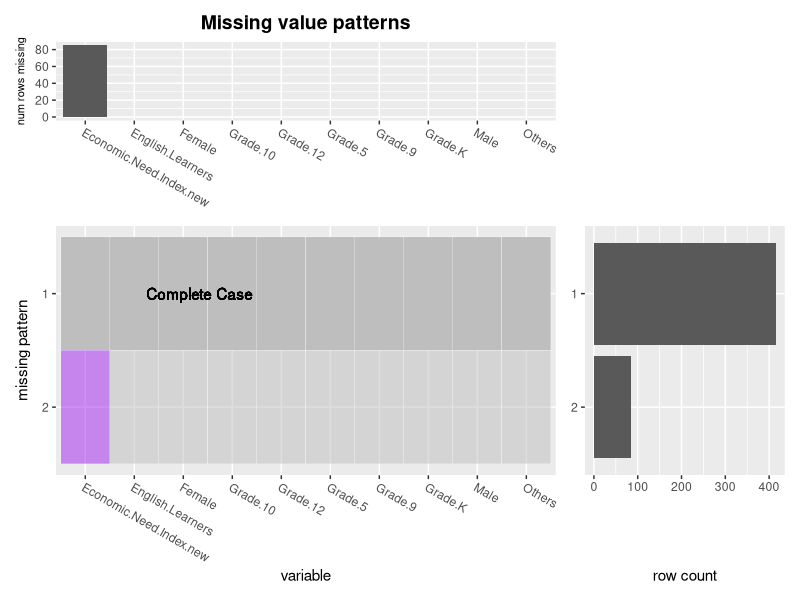
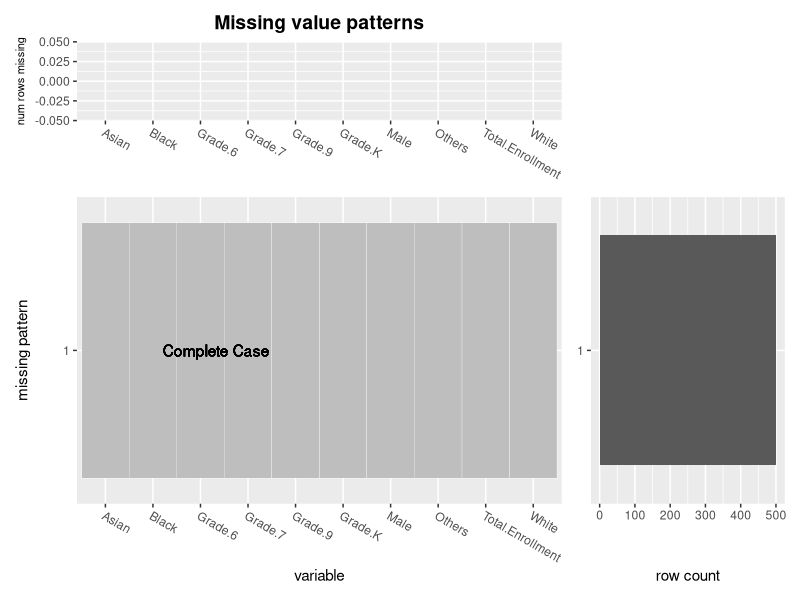
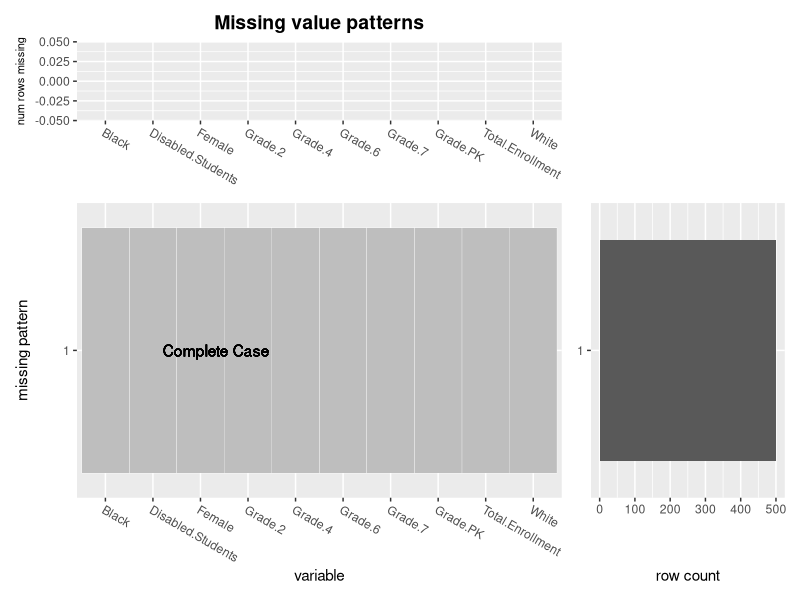

These figures' R source, in order:
## ---- chunk 1
library(knitr)
library(ggplot2)
library(tidyverse)
library(dplyr)
library(patchwork)
library(knitr)
library(stringr)
school <- read.csv("School.csv")
## ---- chunk 2
#Check if there are any NA values in the dataset
school <- school %>%
  group_by(School.Name) %>%
  mutate(count = n()) %>%
  filter(count == 5) %>%
  select(-count) %>%
  ungroup() %>%
  mutate(location = case_when(
    str_detect(DBN, "K") == TRUE ~ "Brooklyn",
    str_detect(DBN,"X") == TRUE ~ "Bronx",
    str_detect(DBN,"Q") == TRUE ~ "Queens",
    str_detect(DBN,"M") == TRUE ~ "Manhattan",
    str_detect(DBN,"R") == TRUE ~ "Staten Island",
  )) %>%
  rename(Grade.PK =Grade.PK..Half.Day...Full.Day. ) %>%
  mutate(is_preschool = case_when(
    Grade.PK > 0 ~ 1,
    T ~ 0
  )) %>% 
  mutate(is_elementary = case_when(
    Grade.K == 0 & Grade.1 == 0 & Grade.2 == 0 &
      Grade.3 == 0 & Grade.4 == 0 & Grade.5 == 0 ~ 0,
    T ~ 1
  )) %>% 
  mutate(is_middle = case_when(
    Grade.6 == 0 & Grade.7 == 0 & Grade.8 == 0 ~ 0,
    T ~ 1
  )) %>% 
  mutate(is_high = case_when(
    Grade.9 == 0 & Grade.10 == 0 & Grade.11 == 0 & Grade.12 == 0 ~ 0,
    T ~ 1
  ))

#write_csv(school, "school_cleaned.csv")
## ---- chunk 3
missing_check <- school %>%
  select(-c(DBN, X..Female.1, X..Male.1, X..Asian.1, X..Black.1, X..Hispanic.1,
            X..Multiple.Race.Categories.Not.Represented.1, X..White.1,
            X..Students.with.Disabilities.1, X..English.Language.Learners.1,
            X..Poverty.1, is_preschool, is_elementary, is_middle, is_high)) %>%
  select_if(is.numeric) %>%
  rename(Female = X..Female, Male = X..Male, Asian = X..Asian, Black = X..Black,
         Hispanic = X..Hispanic, Others = X..Multiple.Race.Categories.Not.Represented,
         White = X..White, Disabled.Students = X..Students.with.Disabilities,
         English.Learners = X..English.Language.Learners, Poverty = X..Poverty)

Names <- colnames(missing_check)
# Names[16:25] <- c("Female", "Male", "Asian", "Black",
#                   "Hispanic", "Others", "White", "Disabled.Students",
#                   "English.Learners", "Poverty")
missing <- unlist(NULL)
for(i in Names){
  temp <- missing_check[,i]
  miss <- sum(is.na(temp))
  missing <- as.logical(c(missing, miss))
}

print(paste0("After looping over all numerical variables, there's ", sum(missing), " NA values"))
## ---- chunk 4
inconsistent <- school %>%
  mutate(Economic.Need.Index.new = 
           ifelse(str_detect(Economic.Need.Index, "^[\\d]+%"), NA, 
                  as.numeric(str_extract(Economic.Need.Index, "^[\\d]+")))) %>%
  select(-c(DBN, X..Female.1, X..Male.1, X..Asian.1, X..Black.1, X..Hispanic.1,
            X..Multiple.Race.Categories.Not.Represented.1, X..White.1,
            X..Students.with.Disabilities.1, X..English.Language.Learners.1,
            X..Poverty.1, is_preschool, is_elementary, is_middle, is_high)) %>%
  select_if(is.numeric) %>%
  rename(Female = X..Female, Male = X..Male, Asian = X..Asian, Black = X..Black,
         Hispanic = X..Hispanic, Others = X..Multiple.Race.Categories.Not.Represented,
         White = X..White, Disabled.Students = X..Students.with.Disabilities,
         English.Learners = X..English.Language.Learners, Poverty = X..Poverty)

print(paste0("The number of NAs, which was originally represented as No Data is ",
             sum(is.na(inconsistent$Economic.Need.Index.new)), 
             " among the total of ", 
             length(inconsistent$Economic.Need.Index.new), " observations"))
## ---- chunk 5
plot_missing <- function(data, percent = FALSE ){
  missing_patterns <- data.frame(is.na(data)) %>%
    group_by_all() %>%
    count(name = "count", sort = TRUE) %>%
    ungroup() %>%
    remove_rownames() %>%
    rownames_to_column("number") 
  
  missing_patterns_graph<- missing_patterns %>%
    gather(key,value,-c(number,count)) %>%
    group_by(number) %>%
    mutate(complete_case = factor(ifelse(sum(value) == 0, 1, 0.5)))

  if(percent){
    missing_patterns_number <-  missing_patterns_graph %>% 
      group_by(key)%>%
      summarise(missing_number = 100*((sum(value*count))/sum(count)))%>%
      arrange(desc(missing_number)) 
  }
  if(!percent){
    missing_patterns_number <-  missing_patterns_graph %>% 
      group_by(key)%>%
      summarise(missing_number = (sum(value*count))) %>%
      arrange(desc(missing_number))
  }
  
  level_for_order <- (missing_patterns_number$key)

  g1 <- missing_patterns_graph %>%
    ggplot(aes(x = factor(key,level_for_order), 
             y = fct_rev(factor(as.numeric(number))),
             fill = value,alpha = complete_case)) +
    geom_tile(color = "white") + 
    scale_fill_manual(values = c("grey","purple")) +
    scale_alpha_manual(values = c(1,0.5)) +
    annotate("text",x = length(level_for_order)/3,
           y = missing_patterns_graph[missing_patterns_graph$complete_case == 1,]$number,
           label = "Complete Case") +
    theme(legend.position="none",axis.text.x = element_text(angle = -30, hjust = 0)) +
    xlab("variable")+
    ylab("missing pattern")

   
  g2 <- missing_patterns %>% 
    group_by(number)%>%
    ggplot(aes(x = reorder(number,count),y = count)) +
    geom_bar(stat="identity") + 
    ylab("row count")+
    coord_flip()+
    theme(axis.title.y=element_blank()) 
 

  g3 <- ggplot(missing_patterns_number,
               aes(x = reorder(key,-missing_number),y = missing_number)) +
    geom_bar(stat="identity") +
    theme(axis.title.x=element_blank(),axis.title.y = element_text(size = 8),axis.text.x = element_text(angle = -30, hjust = 0)) +
    ggtitle("Missing value patterns") +
    theme(plot.title = element_text(hjust = 0.5, face  = "bold", size = 14))

  
  if(percent){
    g3 <- g3 +  ylab("% rows missing") + ylim(0,100)
  }else{
    g3 <- g3 +  ylab("num rows missing")
  }

  g3 + plot_spacer() + g1 +g2+ plot_layout(widths = c(5, 2), 
                                           heights = unit(c(2, 5), c('cm', 'null')))
}
## ---- chunk 6
set.seed(12345)
# case1
row_ind <- sample(1:nrow(inconsistent), 500)
col_ind <- sample(1:ncol(inconsistent), 10)
missing.1 <- inconsistent[row_ind, col_ind]
plot_missing(missing.1)
# case2
row_ind <- sample(1:nrow(inconsistent), 500)
col_ind <- sample(1:ncol(inconsistent), 10)
missing.2 <- inconsistent[row_ind, col_ind]
plot_missing(missing.2)
# case3
row_ind <- sample(1:nrow(inconsistent), 500)
col_ind <- sample(1:ncol(inconsistent), 10)
missing.3 <- inconsistent[row_ind, col_ind]
plot_missing(missing.3)
